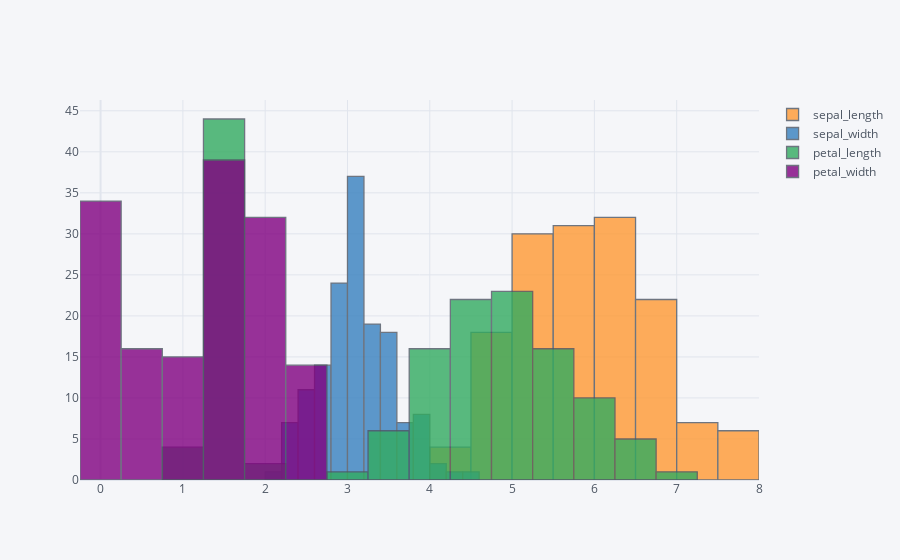
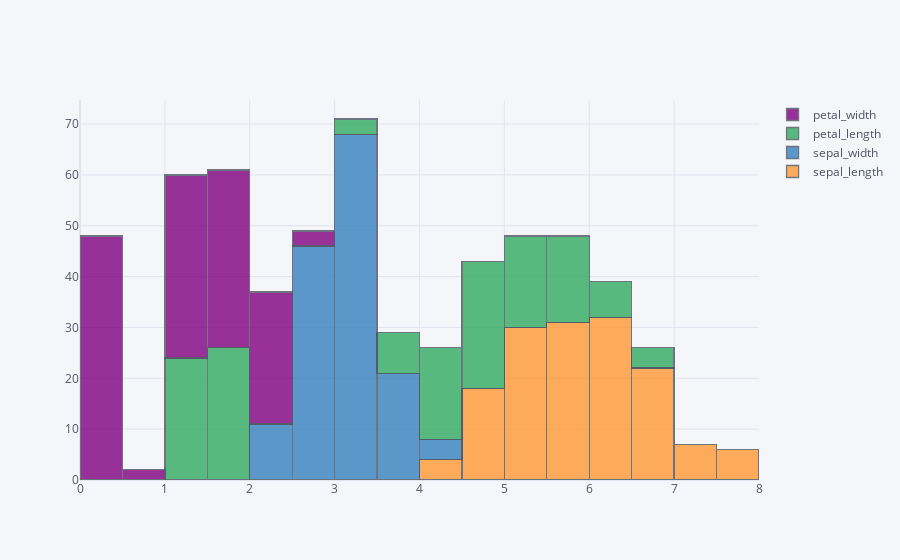

The cell these charts' notebook holds for them, in order:
### Markdown cell above
###
## hist plot
###

### Code cell
a = sns.load_dataset('iris').drop('species', axis = 1)
a.iplot( kind = 'hist')
a.iplot( kind = 'hist', barmode = 'stack')

### Figure 1 — Plotly figure (JSON) as saved in the notebook; plotly's stock layout.template omitted (floating-point values rounded to 4 significant figures; data arrays with more than 128 entries replaced by an {"elided": "..."} marker saying what was removed)
{"data": [{"histfunc": "count", "histnorm": "", "marker": {"color": "rgba(255, 153, 51, 1.0)", "line": {"color": "#4D5663", "width": 1.3}}, "name": "sepal_length", "opacity": 0.8, "orientation": "v", "type": "histogram", "x": {"elided": "150 float values"}}, {"histfunc": "count", "histnorm": "", "marker": {"color": "rgba(55, 128, 191, 1.0)", "line": {"color": "#4D5663", "width": 1.3}}, "name": "sepal_width", "opacity": 0.8, "orientation": "v", "type": "histogram", "x": {"elided": "150 float values"}}, {"histfunc": "count", "histnorm": "", "marker": {"color": "rgba(50, 171, 96, 1.0)", "line": {"color": "#4D5663", "width": 1.3}}, "name": "petal_length", "opacity": 0.8, "orientation": "v", "type": "histogram", "x": {"elided": "150 float values"}}, {"histfunc": "count", "histnorm": "", "marker": {"color": "rgba(128, 0, 128, 1.0)", "line": {"color": "#4D5663", "width": 1.3}}, "name": "petal_width", "opacity": 0.8, "orientation": "v", "type": "histogram", "x": {"elided": "150 float values"}}], "layout": {"barmode": "overlay", "legend": {"bgcolor": "#F5F6F9", "font": {"color": "#4D5663"}}, "paper_bgcolor": "#F5F6F9", "plot_bgcolor": "#F5F6F9", "title": {"font": {"color": "#4D5663"}}, "xaxis": {"gridcolor": "#E1E5ED", "showgrid": true, "tickfont": {"color": "#4D5663"}, "title": {"font": {"color": "#4D5663"}, "text": ""}, "zerolinecolor": "#E1E5ED"}, "yaxis": {"gridcolor": "#E1E5ED", "showgrid": true, "tickfont": {"color": "#4D5663"}, "title": {"font": {"color": "#4D5663"}, "text": ""}, "zerolinecolor": "#E1E5ED"}}}

### Figure 2 — Plotly figure (JSON) as saved in the notebook; plotly's stock layout.template omitted (floating-point values rounded to 4 significant figures; data arrays with more than 128 entries replaced by an {"elided": "..."} marker saying what was removed)
{"data": [{"histfunc": "count", "histnorm": "", "marker": {"color": "rgba(255, 153, 51, 1.0)", "line": {"color": "#4D5663", "width": 1.3}}, "name": "sepal_length", "opacity": 0.8, "orientation": "v", "type": "histogram", "x": {"elided": "150 float values"}}, {"histfunc": "count", "histnorm": "", "marker": {"color": "rgba(55, 128, 191, 1.0)", "line": {"color": "#4D5663", "width": 1.3}}, "name": "sepal_width", "opacity": 0.8, "orientation": "v", "type": "histogram", "x": {"elided": "150 float values"}}, {"histfunc": "count", "histnorm": "", "marker": {"color": "rgba(50, 171, 96, 1.0)", "line": {"color": "#4D5663", "width": 1.3}}, "name": "petal_length", "opacity": 0.8, "orientation": "v", "type": "histogram", "x": {"elided": "150 float values"}}, {"histfunc": "count", "histnorm": "", "marker": {"color": "rgba(128, 0, 128, 1.0)", "line": {"color": "#4D5663", "width": 1.3}}, "name": "petal_width", "opacity": 0.8, "orientation": "v", "type": "histogram", "x": {"elided": "150 float values"}}], "layout": {"barmode": "stack", "legend": {"bgcolor": "#F5F6F9", "font": {"color": "#4D5663"}}, "paper_bgcolor": "#F5F6F9", "plot_bgcolor": "#F5F6F9", "title": {"font": {"color": "#4D5663"}}, "xaxis": {"gridcolor": "#E1E5ED", "showgrid": true, "tickfont": {"color": "#4D5663"}, "title": {"font": {"color": "#4D5663"}, "text": ""}, "zerolinecolor": "#E1E5ED"}, "yaxis": {"gridcolor": "#E1E5ED", "showgrid": true, "tickfont": {"color": "#4D5663"}, "title": {"font": {"color": "#4D5663"}, "text": ""}, "zerolinecolor": "#E1E5ED"}}}
